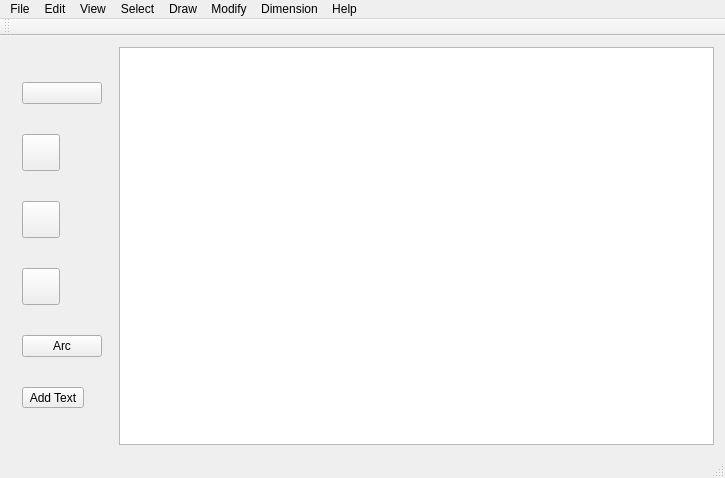
<?xml version="1.0" encoding="UTF-8"?>
<ui version="4.0">
 <class>MainWindow</class>
 <widget class="QMainWindow" name="MainWindow">
  <property name="geometry">
   <rect>
    <x>0</x>
    <y>0</y>
    <width>725</width>
    <height>478</height>
   </rect>
  </property>
  <property name="mouseTracking">
   <bool>true</bool>
  </property>
  <property name="windowTitle">
   <string>MainWindow</string>
  </property>
  <widget class="QWidget" name="centralWidget">
   <layout class="QGridLayout" name="gridLayout_3">
    <item row="0" column="0">
     <layout class="QGridLayout" name="gridLayout">
      <item row="0" column="2">
       <widget class="GraphicsView" name="graphicsView">
        <property name="dragMode">
         <enum>QGraphicsView::RubberBandDrag</enum>
        </property>
       </widget>
      </item>
      <item row="0" column="1">
       <widget class="QWidget" name="widget" native="true">
        <layout class="QGridLayout" name="gridLayout_2">
         <item row="0" column="0">
          <widget class="QPushButton" name="pointButton">
           <property name="toolTip">
            <string/>
           </property>
           <property name="toolTipDuration">
            <number>2</number>
           </property>
           <property name="text">
            <string/>
           </property>
           <property name="icon">
            <iconset resource="images.qrc">
             <normaloff>:/res/points.png</normaloff>:/res/points.png</iconset>
           </property>
           <property name="iconSize">
            <size>
             <width>30</width>
             <height>30</height>
            </size>
           </property>
           <property name="checkable">
            <bool>false</bool>
           </property>
           <property name="autoRepeat">
            <bool>false</bool>
           </property>
          </widget>
         </item>
         <item row="2" column="0">
          <widget class="QToolButton" name="lineButton">
           <property name="text">
            <string/>
           </property>
           <property name="icon">
            <iconset resource="images.qrc">
             <normaloff>:/res/line.png</normaloff>:/res/line.png</iconset>
           </property>
           <property name="iconSize">
            <size>
             <width>30</width>
             <height>30</height>
            </size>
           </property>
          </widget>
         </item>
         <item row="3" column="0">
          <widget class="QToolButton" name="circleButton">
           <property name="text">
            <string/>
           </property>
           <property name="icon">
            <iconset resource="images.qrc">
             <normaloff>:/res/circles.png</normaloff>:/res/circles.png</iconset>
           </property>
           <property name="iconSize">
            <size>
             <width>30</width>
             <height>30</height>
            </size>
           </property>
          </widget>
         </item>
         <item row="6" column="0">
          <widget class="QToolButton" name="toolButton">
           <property name="text">
            <string>Add Text</string>
           </property>
          </widget>
         </item>
         <item row="4" column="0">
          <widget class="QToolButton" name="ellipseButton">
           <property name="text">
            <string/>
           </property>
           <property name="icon">
            <iconset resource="images.qrc">
             <normaloff>:/res/ellipse.png</normaloff>:/res/ellipse.png</iconset>
           </property>
           <property name="iconSize">
            <size>
             <width>30</width>
             <height>30</height>
            </size>
           </property>
          </widget>
         </item>
         <item row="5" column="0">
          <widget class="QPushButton" name="arcButton">
           <property name="text">
            <string>Arc</string>
           </property>
          </widget>
         </item>
        </layout>
       </widget>
      </item>
     </layout>
    </item>
   </layout>
  </widget>
  <widget class="QMenuBar" name="menuBar">
   <property name="geometry">
    <rect>
     <x>0</x>
     <y>0</y>
     <width>725</width>
     <height>20</height>
    </rect>
   </property>
   <widget class="QMenu" name="menuFile">
    <property name="title">
     <string>File</string>
    </property>
    <addaction name="separator"/>
    <addaction name="actionNew"/>
    <addaction name="actionOpen"/>
    <addaction name="actionSave_As"/>
    <addaction name="actionImport"/>
    <addaction name="actionExport"/>
    <addaction name="actionClose"/>
    <addaction name="actionSave"/>
    <addaction name="separator"/>
    <addaction name="actionPrint"/>
    <addaction name="actionPrintPreview"/>
    <addaction name="separator"/>
    <addaction name="actionQuit"/>
   </widget>
   <widget class="QMenu" name="menuEdit">
    <property name="title">
     <string>Edit</string>
    </property>
    <addaction name="actionUndo"/>
    <addaction name="actionReso"/>
    <addaction name="separator"/>
    <addaction name="actionCut"/>
    <addaction name="actionCopy"/>
    <addaction name="actionPaste"/>
    <addaction name="separator"/>
    <addaction name="actionEdit_Preferences"/>
   </widget>
   <widget class="QMenu" name="menuView">
    <property name="enabled">
     <bool>true</bool>
    </property>
    <property name="title">
     <string>View</string>
    </property>
    <widget class="QMenu" name="menuToolbars">
     <property name="title">
      <string>Toolbars</string>
     </property>
     <addaction name="actionLayers"/>
     <addaction name="actionBlocks"/>
    </widget>
    <addaction name="actionGrid"/>
    <addaction name="actionZoom_In"/>
    <addaction name="actionZoom_Out"/>
    <addaction name="actionPrevious_View"/>
    <addaction name="actionWindows_Zoon"/>
    <addaction name="actionZoom_Panning"/>
    <addaction name="separator"/>
    <addaction name="actionStatus_Bar"/>
    <addaction name="menuToolbars"/>
   </widget>
   <widget class="QMenu" name="menuSelect">
    <property name="title">
     <string>Select</string>
    </property>
    <addaction name="actionSelect_All"/>
    <addaction name="actionDeselect_All"/>
    <addaction name="actionSelect_Entity"/>
    <addaction name="action_De_elect_Contour"/>
    <addaction name="actionSelect_Window"/>
    <addaction name="actionDeselect_Window"/>
    <addaction name="actionInverted_Selection"/>
    <addaction name="actionSelect_Intersected_Entities"/>
    <addaction name="actionDeselect_Intersected_Entities"/>
    <addaction name="action_De_Select_Layer"/>
   </widget>
   <widget class="QMenu" name="menuDraw">
    <property name="title">
     <string>Draw</string>
    </property>
    <addaction name="actionPoints"/>
    <addaction name="actionLine"/>
    <addaction name="actionArc"/>
    <addaction name="actionCircle"/>
    <addaction name="actionEllipse"/>
    <addaction name="actionSpline"/>
    <addaction name="actionPolyline"/>
    <addaction name="actionMText"/>
    <addaction name="actionText"/>
    <addaction name="actionHatch"/>
    <addaction name="actionInsert_Image"/>
   </widget>
   <widget class="QMenu" name="menuModify">
    <property name="title">
     <string>Modify</string>
    </property>
    <addaction name="actionMove_Copy"/>
    <addaction name="actionRotate"/>
    <addaction name="actionScale"/>
    <addaction name="actionMirror"/>
    <addaction name="actionMirror_y"/>
    <addaction name="actionMove_and_Rotate"/>
    <addaction name="actionRotate_Two"/>
    <addaction name="actionRevert_Direction"/>
    <addaction name="actionTrim"/>
    <addaction name="actionTrim_Two"/>
    <addaction name="actionLengthen"/>
    <addaction name="actionBevel"/>
    <addaction name="actionRound"/>
    <addaction name="actionDivid"/>
    <addaction name="actionStretch"/>
    <addaction name="actionProperties"/>
    <addaction name="actionAttributes"/>
    <addaction name="actionDelete"/>
    <addaction name="actionDelete_Selected"/>
    <addaction name="actionExplode"/>
    <addaction name="actionAlign"/>
   </widget>
   <widget class="QMenu" name="menuDimension">
    <property name="title">
     <string>Dimension</string>
    </property>
    <addaction name="actionAligned"/>
    <addaction name="actionLinear"/>
    <addaction name="actionHorizontal"/>
    <addaction name="actionVertical"/>
    <addaction name="actionRadial"/>
    <addaction name="actionDiametric"/>
    <addaction name="actionAngular"/>
    <addaction name="actionLeader"/>
   </widget>
   <widget class="QMenu" name="menuHelp">
    <property name="title">
     <string>Help</string>
    </property>
    <addaction name="actionManual"/>
    <addaction name="actionAbout"/>
   </widget>
   <addaction name="menuFile"/>
   <addaction name="menuEdit"/>
   <addaction name="menuView"/>
   <addaction name="menuSelect"/>
   <addaction name="menuDraw"/>
   <addaction name="menuModify"/>
   <addaction name="menuDimension"/>
   <addaction name="menuHelp"/>
  </widget>
  <widget class="QToolBar" name="mainToolBar">
   <attribute name="toolBarArea">
    <enum>TopToolBarArea</enum>
   </attribute>
   <attribute name="toolBarBreak">
    <bool>false</bool>
   </attribute>
  </widget>
  <widget class="QStatusBar" name="statusBar"/>
  <action name="actionNew">
   <property name="enabled">
    <bool>true</bool>
   </property>
   <property name="text">
    <string>New</string>
   </property>
   <property name="shortcut">
    <string>Ctrl+N</string>
   </property>
  </action>
  <action name="actionOpen">
   <property name="enabled">
    <bool>true</bool>
   </property>
   <property name="text">
    <string>Open</string>
   </property>
   <property name="shortcut">
    <string>Ctrl+O</string>
   </property>
  </action>
  <action name="actionSave">
   <property name="enabled">
    <bool>true</bool>
   </property>
   <property name="text">
    <string>Save</string>
   </property>
   <property name="shortcut">
    <string>Ctrl+S</string>
   </property>
  </action>
  <action name="actionSave_As">
   <property name="enabled">
    <bool>false</bool>
   </property>
   <property name="text">
    <string>Save As</string>
   </property>
  </action>
  <action name="actionImport">
   <property name="enabled">
    <bool>false</bool>
   </property>
   <property name="text">
    <string>Export</string>
   </property>
  </action>
  <action name="actionExport">
   <property name="enabled">
    <bool>false</bool>
   </property>
   <property name="text">
    <string>Import</string>
   </property>
  </action>
  <action name="actionClose">
   <property name="enabled">
    <bool>false</bool>
   </property>
   <property name="text">
    <string>Close</string>
   </property>
  </action>
  <action name="actionPrint">
   <property name="enabled">
    <bool>true</bool>
   </property>
   <property name="text">
    <string>Print </string>
   </property>
   <property name="shortcut">
    <string>Ctrl+P</string>
   </property>
  </action>
  <action name="actionPrintPreview">
   <property name="enabled">
    <bool>true</bool>
   </property>
   <property name="text">
    <string>Print Preview</string>
   </property>
   <property name="shortcut">
    <string>Ctrl+Shift+P</string>
   </property>
  </action>
  <action name="actionUndo">
   <property name="enabled">
    <bool>false</bool>
   </property>
   <property name="text">
    <string>Undo</string>
   </property>
  </action>
  <action name="actionReso">
   <property name="enabled">
    <bool>false</bool>
   </property>
   <property name="text">
    <string>Redo</string>
   </property>
  </action>
  <action name="actionCut">
   <property name="enabled">
    <bool>false</bool>
   </property>
   <property name="text">
    <string>Cut </string>
   </property>
  </action>
  <action name="actionCopy">
   <property name="enabled">
    <bool>false</bool>
   </property>
   <property name="text">
    <string>Copy</string>
   </property>
  </action>
  <action name="actionPaste">
   <property name="enabled">
    <bool>false</bool>
   </property>
   <property name="text">
    <string>Paste</string>
   </property>
  </action>
  <action name="actionEdit_Preferences">
   <property name="enabled">
    <bool>false</bool>
   </property>
   <property name="text">
    <string>Edit Preferences</string>
   </property>
  </action>
  <action name="actionGrid">
   <property name="enabled">
    <bool>false</bool>
   </property>
   <property name="text">
    <string>Grid</string>
   </property>
  </action>
  <action name="actionZoom_In">
   <property name="enabled">
    <bool>true</bool>
   </property>
   <property name="text">
    <string>Zoom In</string>
   </property>
   <property name="shortcut">
    <string>Ctrl+Z</string>
   </property>
  </action>
  <action name="actionZoom_Out">
   <property name="enabled">
    <bool>true</bool>
   </property>
   <property name="text">
    <string>Zoom Out</string>
   </property>
   <property name="shortcut">
    <string>Ctrl+Shift+Z</string>
   </property>
  </action>
  <action name="actionPrevious_View">
   <property name="enabled">
    <bool>false</bool>
   </property>
   <property name="text">
    <string>Previous View</string>
   </property>
  </action>
  <action name="actionWindows_Zoon">
   <property name="enabled">
    <bool>false</bool>
   </property>
   <property name="text">
    <string>Windows Zoom</string>
   </property>
  </action>
  <action name="actionZoom_Panning">
   <property name="enabled">
    <bool>false</bool>
   </property>
   <property name="text">
    <string>Zoom Panning</string>
   </property>
  </action>
  <action name="actionStatus_Bar">
   <property name="enabled">
    <bool>false</bool>
   </property>
   <property name="text">
    <string>Status Bar</string>
   </property>
  </action>
  <action name="actionLayers">
   <property name="enabled">
    <bool>false</bool>
   </property>
   <property name="text">
    <string>Layers</string>
   </property>
  </action>
  <action name="actionBlocks">
   <property name="enabled">
    <bool>false</bool>
   </property>
   <property name="text">
    <string>Blocks</string>
   </property>
  </action>
  <action name="actionSelect_All">
   <property name="enabled">
    <bool>false</bool>
   </property>
   <property name="text">
    <string>Select All</string>
   </property>
  </action>
  <action name="actionDeselect_All">
   <property name="enabled">
    <bool>false</bool>
   </property>
   <property name="text">
    <string>Deselect All</string>
   </property>
  </action>
  <action name="actionSelect_Entity">
   <property name="enabled">
    <bool>false</bool>
   </property>
   <property name="text">
    <string>Select Entity</string>
   </property>
  </action>
  <action name="action_De_elect_Contour">
   <property name="enabled">
    <bool>false</bool>
   </property>
   <property name="text">
    <string>(De)-elect Contour</string>
   </property>
  </action>
  <action name="actionSelect_Window">
   <property name="enabled">
    <bool>false</bool>
   </property>
   <property name="text">
    <string>Select Window</string>
   </property>
  </action>
  <action name="actionDeselect_Window">
   <property name="enabled">
    <bool>false</bool>
   </property>
   <property name="text">
    <string>Deselect Window</string>
   </property>
  </action>
  <action name="actionInverted_Selection">
   <property name="enabled">
    <bool>false</bool>
   </property>
   <property name="text">
    <string>Inverted Selection</string>
   </property>
  </action>
  <action name="actionSelect_Intersected_Entities">
   <property name="enabled">
    <bool>false</bool>
   </property>
   <property name="text">
    <string>Select Intersected Entities</string>
   </property>
  </action>
  <action name="actionDeselect_Intersected_Entities">
   <property name="enabled">
    <bool>false</bool>
   </property>
   <property name="text">
    <string>Deselect Intersected Entities</string>
   </property>
  </action>
  <action name="action_De_Select_Layer">
   <property name="enabled">
    <bool>false</bool>
   </property>
   <property name="text">
    <string>(De)-Select Layer</string>
   </property>
  </action>
  <action name="actionPoints">
   <property name="enabled">
    <bool>true</bool>
   </property>
   <property name="text">
    <string>Points</string>
   </property>
   <property name="shortcut">
    <string>P</string>
   </property>
  </action>
  <action name="actionLine">
   <property name="enabled">
    <bool>true</bool>
   </property>
   <property name="text">
    <string>Line</string>
   </property>
   <property name="shortcut">
    <string>L</string>
   </property>
  </action>
  <action name="actionArc">
   <property name="enabled">
    <bool>false</bool>
   </property>
   <property name="text">
    <string>Arc</string>
   </property>
  </action>
  <action name="actionCircle">
   <property name="enabled">
    <bool>true</bool>
   </property>
   <property name="text">
    <string>Circle</string>
   </property>
   <property name="shortcut">
    <string>C</string>
   </property>
  </action>
  <action name="actionEllipse">
   <property name="enabled">
    <bool>true</bool>
   </property>
   <property name="text">
    <string>Ellipse</string>
   </property>
   <property name="shortcut">
    <string>E</string>
   </property>
  </action>
  <action name="actionSpline">
   <property name="enabled">
    <bool>false</bool>
   </property>
   <property name="text">
    <string>Spline</string>
   </property>
  </action>
  <action name="actionPolyline">
   <property name="enabled">
    <bool>false</bool>
   </property>
   <property name="text">
    <string>Polyline</string>
   </property>
  </action>
  <action name="actionMText">
   <property name="enabled">
    <bool>false</bool>
   </property>
   <property name="text">
    <string>MText</string>
   </property>
  </action>
  <action name="actionText">
   <property name="enabled">
    <bool>true</bool>
   </property>
   <property name="text">
    <string>Text</string>
   </property>
  </action>
  <action name="actionHatch">
   <property name="enabled">
    <bool>false</bool>
   </property>
   <property name="text">
    <string>Hatch</string>
   </property>
  </action>
  <action name="actionInsert_Image">
   <property name="enabled">
    <bool>true</bool>
   </property>
   <property name="text">
    <string>Insert Image</string>
   </property>
   <property name="shortcut">
    <string>Ctrl+I</string>
   </property>
  </action>
  <action name="actionMove_Copy">
   <property name="enabled">
    <bool>false</bool>
   </property>
   <property name="text">
    <string>Move/Copy</string>
   </property>
  </action>
  <action name="actionRotate">
   <property name="enabled">
    <bool>false</bool>
   </property>
   <property name="text">
    <string>Rotate</string>
   </property>
  </action>
  <action name="actionScale">
   <property name="enabled">
    <bool>false</bool>
   </property>
   <property name="text">
    <string>Scale</string>
   </property>
  </action>
  <action name="actionMirror">
   <property name="enabled">
    <bool>true</bool>
   </property>
   <property name="text">
    <string>Mirror(X)</string>
   </property>
  </action>
  <action name="actionMove_and_Rotate">
   <property name="enabled">
    <bool>false</bool>
   </property>
   <property name="text">
    <string>Move and Rotate</string>
   </property>
  </action>
  <action name="actionRotate_Two">
   <property name="enabled">
    <bool>false</bool>
   </property>
   <property name="text">
    <string>Rotate Two</string>
   </property>
  </action>
  <action name="actionRevert_Direction">
   <property name="enabled">
    <bool>false</bool>
   </property>
   <property name="text">
    <string>Revert Direction</string>
   </property>
  </action>
  <action name="actionTrim">
   <property name="enabled">
    <bool>false</bool>
   </property>
   <property name="text">
    <string>Trim</string>
   </property>
  </action>
  <action name="actionTrim_Two">
   <property name="enabled">
    <bool>false</bool>
   </property>
   <property name="text">
    <string>Trim Two</string>
   </property>
  </action>
  <action name="actionLengthen">
   <property name="enabled">
    <bool>false</bool>
   </property>
   <property name="text">
    <string>Lengthen</string>
   </property>
  </action>
  <action name="actionBevel">
   <property name="enabled">
    <bool>false</bool>
   </property>
   <property name="text">
    <string>Bevel</string>
   </property>
  </action>
  <action name="actionRound">
   <property name="enabled">
    <bool>false</bool>
   </property>
   <property name="text">
    <string>Round</string>
   </property>
  </action>
  <action name="actionDivid">
   <property name="enabled">
    <bool>false</bool>
   </property>
   <property name="text">
    <string>Divide</string>
   </property>
  </action>
  <action name="actionStretch">
   <property name="enabled">
    <bool>false</bool>
   </property>
   <property name="text">
    <string>Stretch</string>
   </property>
  </action>
  <action name="actionProperties">
   <property name="enabled">
    <bool>false</bool>
   </property>
   <property name="text">
    <string>Properties</string>
   </property>
  </action>
  <action name="actionAttributes">
   <property name="enabled">
    <bool>false</bool>
   </property>
   <property name="text">
    <string>Attributes</string>
   </property>
  </action>
  <action name="actionDelete">
   <property name="enabled">
    <bool>false</bool>
   </property>
   <property name="text">
    <string>Delete</string>
   </property>
  </action>
  <action name="actionDelete_Selected">
   <property name="enabled">
    <bool>false</bool>
   </property>
   <property name="text">
    <string>Delete Selected</string>
   </property>
  </action>
  <action name="actionExplode">
   <property name="enabled">
    <bool>false</bool>
   </property>
   <property name="text">
    <string>Explode</string>
   </property>
  </action>
  <action name="actionAlign">
   <property name="enabled">
    <bool>false</bool>
   </property>
   <property name="text">
    <string>Align</string>
   </property>
  </action>
  <action name="actionAligned">
   <property name="enabled">
    <bool>false</bool>
   </property>
   <property name="text">
    <string>Aligned</string>
   </property>
  </action>
  <action name="actionLinear">
   <property name="enabled">
    <bool>false</bool>
   </property>
   <property name="text">
    <string>Linear</string>
   </property>
  </action>
  <action name="actionHorizontal">
   <property name="enabled">
    <bool>false</bool>
   </property>
   <property name="text">
    <string>Horizontal</string>
   </property>
  </action>
  <action name="actionVertical">
   <property name="enabled">
    <bool>false</bool>
   </property>
   <property name="text">
    <string>Vertical</string>
   </property>
  </action>
  <action name="actionRadial">
   <property name="enabled">
    <bool>false</bool>
   </property>
   <property name="text">
    <string>Radial</string>
   </property>
  </action>
  <action name="actionDiametric">
   <property name="enabled">
    <bool>false</bool>
   </property>
   <property name="text">
    <string>Diametric</string>
   </property>
  </action>
  <action name="actionAngular">
   <property name="enabled">
    <bool>false</bool>
   </property>
   <property name="text">
    <string>Angular</string>
   </property>
  </action>
  <action name="actionLeader">
   <property name="enabled">
    <bool>false</bool>
   </property>
   <property name="text">
    <string>Leader</string>
   </property>
  </action>
  <action name="actionManual">
   <property name="enabled">
    <bool>false</bool>
   </property>
   <property name="text">
    <string>Manual</string>
   </property>
  </action>
  <action name="actionAbout">
   <property name="enabled">
    <bool>false</bool>
   </property>
   <property name="text">
    <string>About</string>
   </property>
  </action>
  <action name="actionQuit">
   <property name="enabled">
    <bool>true</bool>
   </property>
   <property name="text">
    <string>Quit</string>
   </property>
   <property name="shortcut">
    <string>Ctrl+Q</string>
   </property>
  </action>
  <action name="actionMirror_y">
   <property name="text">
    <string>Mirror(y)</string>
   </property>
  </action>
 </widget>
 <layoutdefault spacing="6" margin="11"/>
 <customwidgets>
  <customwidget>
   <class>GraphicsView</class>
   <extends>QGraphicsView</extends>
   <header location="global">graphicsview.h</header>
  </customwidget>
 </customwidgets>
 <resources>
  <include location="images.qrc"/>
 </resources>
 <connections/>
</ui>
